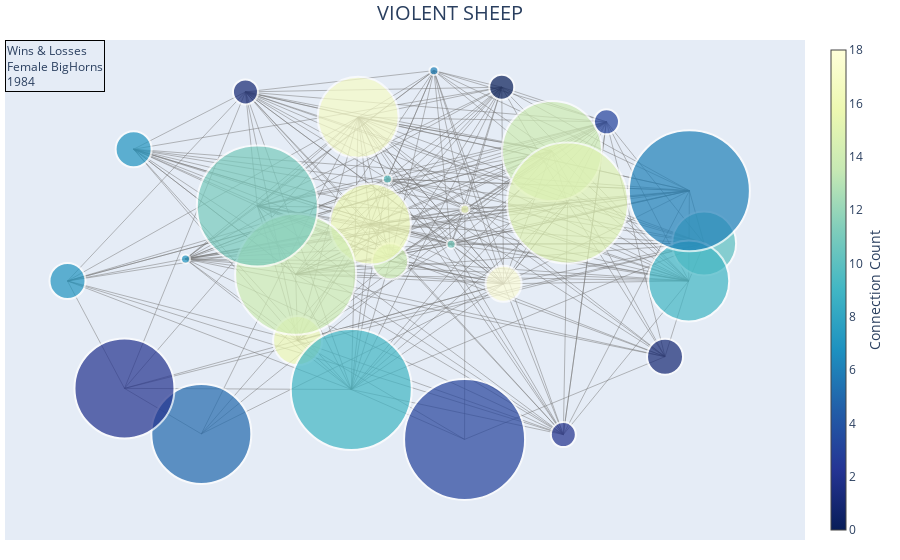

This figure's notebook cell:
### Markdown cell above
Finally, plot the network

### Code cell
# now plot
fig = go.Figure(data=[edge_trace, node_trace, eweights_trace],
             layout=go.Layout(
                title='VIOLENT SHEEP',
                titlefont=dict(size=20),
                title_x=0.5, # center the title
                showlegend=False,
                hovermode='closest',
                margin=dict(b=20,l=5,r=5,t=40),
                annotations=[ dict(
                    #text="Connection Count",
                    showarrow=True,
                   xref="paper", yref="paper") ],
                    #)],
                xaxis=dict(showgrid=False, zeroline=False, showticklabels=False),
                yaxis=dict(showgrid=False, zeroline=False, showticklabels=False)))

# add a little text box
fig.update_layout(annotations=[
            go.layout.Annotation(
                text='Wins & Losses<br>Female BigHorns<br>1984',
                align='left',
                showarrow=False,
                xref='paper',
                yref='paper',
                x=0.0,
                y=1.0,
                bordercolor='black',
                borderwidth=1
            )])
fig.show()

# # write out viz
# file_name = "plotly_sheep_network.html"
# fig.write_html(file_name)

# # launch in new tab for more screen space
# webbrowser.open("file://" + os.getcwd() + "/" + file_name)

### Figure 1 — Plotly figure (JSON) as saved in the notebook; plotly's stock layout.template omitted (floating-point values rounded to 4 significant figures; data arrays with more than 128 entries replaced by an {"elided": "..."} marker saying what was removed)
{"data": [{"line": {"color": "#777", "width": 0.5}, "mode": "lines", "type": "scatter", "x": {"elided": "750 float values"}, "y": {"elided": "750 float values"}}, {"hoverinfo": "text", "marker": {"color": [5, 14, 18, 17, 2, 0, 16, 14, 16, 3, 10, 7, 14, 11, 11, 9, 7, 10, 7, 2, 1, 16, 9, 6, 6, 3, 1, 15], "colorbar": {"thickness": 15, "title": {"side": "right", "text": "Connection Count"}, "xanchor": "left"}, "colorscale": [[0, "rgb(255,255,217)"], [0.125, "rgb(237,248,177)"], [0.25, "rgb(199,233,180)"], [0.375, "rgb(127,205,187)"], [0.5, "rgb(65,182,196)"], [0.625, "rgb(29,145,192)"], [0.75, "rgb(34,94,168)"], [0.875, "rgb(37,52,148)"], [1, "rgb(8,29,88)"]], "line": {"width": 2}, "reversescale": true, "showscale": true, "size": [100, 100, 36, 81, 100, 25, 49, 36, 81, 121, 64, 36, 121, 9, 121, 121, 36, 9, 9, 25, 25, 9, 81, 9, 121, 25, 36, 121]}, "mode": "markers", "text": ["1 # of connections: 5", "2 # of connections: 14", "3 # of connections: 18", "4 # of connections: 17", "5 # of connections: 2", "6 # of connections: 0", "7 # of connections: 16", "8 # of connections: 14", "9 # of connections: 16", "10 # of connections: 3", "11 # of connections: 10", "12 # of connections: 7", "13 # of connections: 14", "14 # of connections: 11", "15 # of connections: 11", "16 # of connections: 9", "17 # of connections: 7", "18 # of connections: 10", "19 # of connections: 7", "20 # of connections: 2", "21 # of connections: 1", "22 # of connections: 16", "23 # of connections: 9", "24 # of connections: 6", "25 # of connections: 6", "26 # of connections: 3", "27 # of connections: 1", "28 # of connections: 15"], "type": "scatter", "x": [-0.611, 0.4083, 0.2675, -0.1549, -0.8344, 0.2623, -0.3312, -0.06221, -0.1195, 0.1543, 0.8506, -1.0, -0.3368, 0.1152, -0.4482, -0.1751, -0.8078, -0.07004, -0.6569, 0.4413, -0.4827, 0.1552, 0.8059, 0.06516, 0.8077, 0.5668, 0.7369, 0.4536], "y": [-0.9173, 0.4697, -0.181, 0.6354, -0.6941, 0.783, -0.4598, -0.07053, 0.112, -0.9441, 0.01661, -0.1674, -0.1346, 0.01297, 0.2001, -0.6995, 0.4788, 0.3331, -0.05945, -0.9206, 0.7599, 0.1846, -0.1671, 0.8642, 0.2754, 0.6131, -0.5385, 0.2153]}, {"hovertemplate": "weight: %{text}<extra></extra>", "marker": {"size": 1}, "mode": "text", "textposition": "top center", "type": "scatter", "x": {"elided": "250 float values"}, "y": {"elided": "250 float values"}}], "layout": {"annotations": [{"align": "left", "bordercolor": "black", "borderwidth": 1, "showarrow": false, "text": "Wins & Losses<br>Female BigHorns<br>1984", "x": 0, "xref": "paper", "y": 1, "yref": "paper"}], "hovermode": "closest", "margin": {"b": 20, "l": 5, "r": 5, "t": 40}, "showlegend": false, "title": {"font": {"size": 20}, "text": "VIOLENT SHEEP", "x": 0.5}, "xaxis": {"showgrid": false, "showticklabels": false, "zeroline": false}, "yaxis": {"showgrid": false, "showticklabels": false, "zeroline": false}}}
